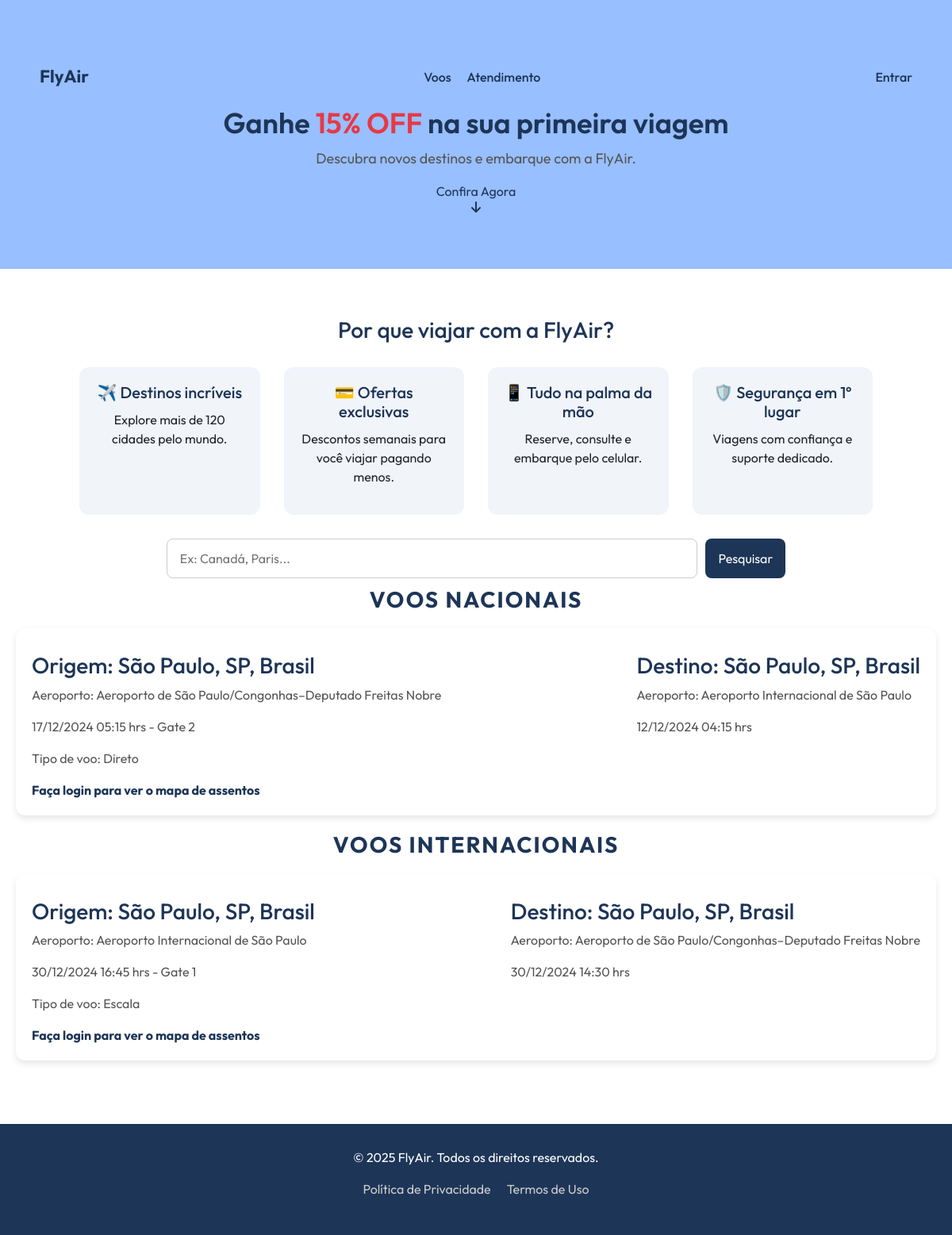
The page / on the database its author committed.
### tables this page shows
CREATE TABLE `voos` (
  `id_voo` int(11) NOT NULL,
  `numero_voo` varchar(50) NOT NULL,
  `id_aeronave` int(11) NOT NULL,
  `id_portao` int(11) NOT NULL,
  `data_chegada` datetime NOT NULL,
  `data_saida` datetime NOT NULL,
  `origem_voo` int(11) NOT NULL,
  `destino_voo` int(11) NOT NULL,
  `tipo_voo` enum('Direto','Escala') NOT NULL,
  `status_voo` enum('Atrasado','No horário','Embarcando','Decolando','Cancelado','Pousando','Taxiando','Finalizado','Aguardando Autorização','Desembarcando','Manutenção','Reprogramado','Fechado','Suspenso','Em Rota','Desviado','Check-in Aberto','Portão Fechado') NOT NULL,
  `localizacao_voo` enum('Nacional','Internacional') NOT NULL DEFAULT 'Nacional'
);

CREATE TABLE `aeroportos` (
  `id_aeroporto` int(11) NOT NULL,
  `nome_aeroporto` varchar(255) NOT NULL,
  `codigo_aeroporto` varchar(10) NOT NULL,
  `localizacao_aeroporto` varchar(255) NOT NULL
);

### app/controllers/VooController.php (called while the page is built, shortened)
<?php
require_once __DIR__ . '/../models/Voo.php';
class VooController {
    private $model;
    public function __construct($mysqli) {
        $this->model = new Voo($mysqli);
    }
    public function listarVoosPublico() {
        $voosNacionais = $this->model->getVoosPorTipo('Nacional');
        $voosInternacionais = $this->model->getVoosPorTipo('Internacional');
        return [
            'voosNacionais' => $voosNacionais,
            'voosInternacionais' => $voosInternacionais,
        ];
    }
}

### app/models/Voo.php (called while the page is built, shortened)
<?php
class Voo
{
    private $db;
    public function __construct($db)
    {
        $this->db = $db;
    }
    public function getVoosPorTipo($tipo)
    {
        $stmt = $this->db->prepare("SELECT
        v.id_voo,
        v.numero_voo,
        aeronave.modelo_aeronave,
        portao.numero_portao,
        v.data_chegada,
        v.data_saida,
        origem.nome_aeroporto AS origem_nome,
        origem.localizacao_aeroporto AS nome_cidade,
        destino.nome_aeroporto AS destino_nome,
        destino.localizacao_aeroporto AS nome_cidade_volta,
        v.tipo_voo,
        v.status_voo,
        v.localizacao_voo,
        v.id_aeronave,
        v.id_portao,
        v.origem_voo,
        v.destino_voo
    FROM
        `voos` v
    JOIN
        `aeronaves` aeronave ON v.id_aeronave = aeronave.id_aeronave
    JOIN
        `portoes` portao ON v.id_portao = portao.id_portao
    JOIN
        `aeroportos` origem ON v.origem_voo = origem.id_aeroporto
    JOIN
        `aeroportos` destino ON v.destino_voo = destino.id_aeroporto
    WHERE
        localizacao_voo = ?");
        $stmt->bind_param("s", $tipo);
        $stmt->execute();
        $result = $stmt->get_result();
        return $result->fetch_all(MYSQLI_ASSOC);
    }
}

### routes/pageRoutes.php (called while the page is built, shortened)
<?php
require_once('../../../startup/connectBD.php');
require_once('../../../app/controllers/VooController.php');
$vooController = new VooController($mysqli);
$dados = $vooController->listarVoosPublico();
?>

### app/views/public/index.php (the view, shortened to what this page needs)
<?php
require_once '../../../routes/pageRoutes.php';
?>
<!DOCTYPE html>
<html lang="pt-br">
<head>
    <link href="https://cdnjs.cloudflare.com/ajax/libs/font-awesome/6.0.0-beta3/css/all.min.css" rel="stylesheet">
    <link href="https://cdn.jsdelivr.net/npm/bootstrap@5.3.3/dist/css/bootstrap.min.css" rel="stylesheet">
    <link rel="stylesheet" href="assets/css/style.css">
</head>
<body id="public">
<header class="hero">
    <nav class="nav container">
        <a href="/aeroporto" class="logo">FlyAir</a>
        <ul class="nav-links">
            <li><a href="/aeroporto#listavoos">Voos</a></li>
            <li><a href="/aeroporto/sac">Atendimento</a></li>
        </ul>
        <li>
            <?php if (isset($_SESSION['usuario_id'])): ?>
                <a href="/aeroporto/perfil" class="login-btn">Perfil</a>
                <a href="/aeroporto/logout" class="login-btn">Sair</a>
            <?php else: ?>
                <a href="/aeroporto/login" class="login-btn">Entrar</a>
            <?php endif; ?>
        </li>
    </nav>
    <div class="hero-content container">
        <h1>Ganhe <span>15% OFF</span> na sua primeira viagem</h1>
        <p>Descubra novos destinos e embarque com a FlyAir.</p>
        <a href="/aeroporto#listavoos" class="confira">Confira Agora<i class="fa-solid fa-arrow-down"></i></a>
    </div>
</header>
<main class="benefits">
    <h2>Por que viajar com a FlyAir?</h2>
    <div class="benefit-grid">
        <div class="item">
            <h3>✈️ Destinos incríveis</h3>
            <p>Explore mais de 120 cidades pelo mundo.</p>
        </div>
        <div class="item">
            <h3>💳 Ofertas exclusivas</h3>
            <p>Descontos semanais para você viajar pagando menos.</p>
        </div>
        <div class="item">
            <h3>📱 Tudo na palma da mão</h3>
            <p>Reserve, consulte e embarque pelo celular.</p>
        </div>
        <div class="item">
            <h3>🛡️ Segurança em 1º lugar</h3>
            <p>Viagens com confiança e suporte dedicado.</p>
        </div>
    </div>
    <div class="hero-content container">
        <form action="" method="POST" class="search-form">
            <input type="search" name="pesquisar_destino" id="pesquisar_destino" placeholder="Ex: Canadá, Paris..." list="destino" required />
            <button type="submit">Pesquisar</button>
        </form>
    </div>
    <h1 class="section-title">Voos Nacionais</h1>
    <?php if (empty($voosNacionais)) : ?>
        <p class="text-center">Nenhum voo nacional disponível no momento.</p>
    <?php else : ?>
        <?php foreach ($voosNacionais as $voo) : ?>
            <div class="flight-card" id="listavoos">
                <div class="vumvum">
                    <div class="details">
                        <div>
                            <h3>Origem: <?= htmlspecialchars($voo['nome_cidade']) ?></h3>
                            <p>Aeroporto: <?= htmlspecialchars($voo['origem_nome']) ?></p>
                            <p><?= date('d/m/Y H:i', strtotime($voo['data_saida'])) ?> hrs - Gate <?= $voo['id_portao'] ?></p>
                        </div>
                    </div>
                    <div class="details">
                        <div>
                            <h3>Destino: <?= htmlspecialchars($voo['nome_cidade_volta']) ?></h3>
                            <p>Aeroporto: <?= htmlspecialchars($voo['destino_nome']) ?></p>
                            <p><?= date('d/m/Y H:i', strtotime($voo['data_chegada'])) ?> hrs</p>
                        </div>
                    </div>
                </div>
                <p>Tipo de voo: <?= htmlspecialchars($voo['tipo_voo']) ?></p>
                <?php if (isset($_SESSION['usuario_id'])): ?>
                    <a href="app/views/public/mapa_assentos.php?id_voo=<?= $voo['id_voo'] ?>">Ver mapa de assentos</a>
                <?php else: ?>
                    <a href="/aeroporto/login">Faça login para ver o mapa de assentos</a>
                <?php endif; ?>
            </div>
        <?php endforeach; ?>
    <?php endif; ?>
    <h1 class="section-title">Voos Internacionais</h1>
    <?php if (empty($voosInternacionais)) : ?>
        <p class="text-center">Nenhum voo internacional disponível no momento.</p>
    <?php else : ?>
        <?php foreach ($voosInternacionais as $voo) : ?>
            <div class="flight-card">
                <div class="vumvum">
                    <div class="details">
                        <div>
                            <h3>Origem: <?= htmlspecialchars($voo['nome_cidade']) ?></h3>
                            <p>Aeroporto: <?= htmlspecialchars($voo['origem_nome']) ?></p>
                            <p><?= date('d/m/Y H:i', strtotime($voo['data_saida'])) ?> hrs - Gate <?= $voo['id_portao'] ?></p>
                        </div>
                    </div>
                    <div class="details">
                        <div>
                            <h3>Destino: <?= htmlspecialchars($voo['nome_cidade_volta']) ?></h3>
                            <p>Aeroporto: <?= htmlspecialchars($voo['destino_nome']) ?></p>
                            <p><?= date('d/m/Y H:i', strtotime($voo['data_chegada'])) ?> hrs</p>
                        </div>
                    </div>
                </div>
                <p>Tipo de voo: <?= htmlspecialchars($voo['tipo_voo']) ?></p>
                <?php if (isset($_SESSION['usuario_id'])): ?>
                    <a href="app/views/public/mapa_assentos.php?id_voo=<?= $voo['id_voo'] ?>">Ver mapa de assentos</a>
                <?php else: ?>
                    <a href="/aeroporto/login">Faça login para ver o mapa de assentos</a>
                <?php endif; ?>
            </div>
        <?php endforeach; ?>
    <?php endif; ?>
</main>
<footer>
    <p>&copy; 2025 FlyAir. Todos os direitos reservados.</p>
    <ul>
        <li><a href="#">Política de Privacidade</a></li>
        <li><a href="#">Termos de Uso</a></li>
    </ul>
</footer>
</body>
</html>

### assets/css/style.css (style rules this page uses)
* { margin: 0; padding: 0; box-sizing: border-box; }
main { flex: 1; padding: 3rem; overflow-y: auto; }
main h1 { font-size: 2.2rem; margin-bottom: 2rem; color: #111827; }
#public { font-family: 'Outfit', sans-serif!important; background-color: #f9f9f9; margin: 0; display: flex; flex-direction: column; }
.hero { background: #98bfff; padding: 60px 20px; text-align: center; }
.hero h1 { font-size: 36px; font-weight: 600; color: #1d3557; }
.hero span { color: #e63946; }
.hero p { margin-top: 10px; font-size: 18px; color: #555; }
.search-form { margin-top: 30px; display: flex; justify-content: center; gap: 10px; flex-wrap: wrap; }
.search-form input, .search-form button { padding: 12px 16px; border-radius: 8px; border: 1px solid #ccc; font-size: 16px; }
.search-form button { background: #1d3557; color: #fff; border: none; transition: background 0.3s ease; }
.benefits { background-color: #ffffff; padding: 60px 20px; text-align: center; }
.benefits h2 { font-size: 28px; margin-bottom: 30px; color: #1d3557; }
.benefit-grid { display: grid; grid-template-columns: repeat(auto-fit, minmax(220px, 1fr)); gap: 30px; max-width: 1000px; margin: auto; }
.benefit-grid .item { background: #f1f4f9; padding: 20px; border-radius: 12px; font-size: 16px; }
.benefit-grid .item h3 { font-size: 20px; margin-bottom: 10px; color: #1d3557; }
.nav { display: flex; justify-content: space-between; align-items: center; padding: 20px; }
.logo { font-weight: bold; font-size: 22px; color: #1d3557; text-decoration: none; }
.nav-links { list-style: none; display: flex; gap: 20px; margin: 0; padding: 0; }
.nav-links a, .login-btn { text-decoration: none; color: #1d3557; font-weight: 500; }
.container { max-width: 1140px; margin: 0 auto; }
footer { background: #1d3557; color: #fff; padding: 30px 20px; text-align: center; }
footer ul { list-style: none; padding: 0; display: flex; justify-content: center; gap: 20px; margin-top: 10px; }
footer a { color: #ccc; text-decoration: none; }
.flight-card { background-color: #ffffff; border-radius: 12px; padding: 20px; margin-bottom: 20px; display: flex; flex-direction: column; align-items: flex-start; box-shadow: 0 4px 8px rgba(0, 0, 0, 0.1); transition: transform 0.3s ease, box-shadow 0.3s ease; }
.confira { display: flex; flex-direction: column; height: 50px; text-decoration: none; color: #1d3557; }
.flight-card h3 { color: #1d3557; }
.flight-card p { color: #555; font-size: 16px; }
.flight-card .vumvum { width: 100%; display: flex; align-items: center; justify-content: space-between; }
.flight-card .details div { width: 100%; margin-top: 10px; display: flex; flex-direction: column; align-items: start; justify-content: start; }
.flight-card a { color: #1d3557; text-decoration: none; font-weight: bold; transition: color 0.3s ease; }
.section-title { font-size: 28px; color: #1d3557; margin-bottom: 20px; text-align: center; text-transform: uppercase; letter-spacing: 2px; font-weight: 700; }
.benefits .hero-content { margin-bottom: 10px; }
.benefits .hero-content form input { width: 60%; }

### rows shown on the page
voos: origem_voo.localizacao_aeroporto "São Paulo, SP, Brasil", origem_voo.nome_aeroporto "Aeroporto de São Paulo/Congonhas–Deputado Freitas Nobre", data_saida "17/12/2024 05:15", id_portao "2", destino_voo.localizacao_aeroporto "São Paulo, SP, Brasil", destino_voo.nome_aeroporto "Aeroporto Internacional de São Paulo", data_chegada "12/12/2024 04:15", tipo_voo "Direto"
voos: origem_voo.localizacao_aeroporto "São Paulo, SP, Brasil", origem_voo.nome_aeroporto "Aeroporto Internacional de São Paulo", data_saida "30/12/2024 16:45", id_portao "1", destino_voo.localizacao_aeroporto "São Paulo, SP, Brasil", destino_voo.nome_aeroporto "Aeroporto de São Paulo/Congonhas–Deputado Freitas Nobre", data_chegada "30/12/2024 14:30", tipo_voo "Escala"
